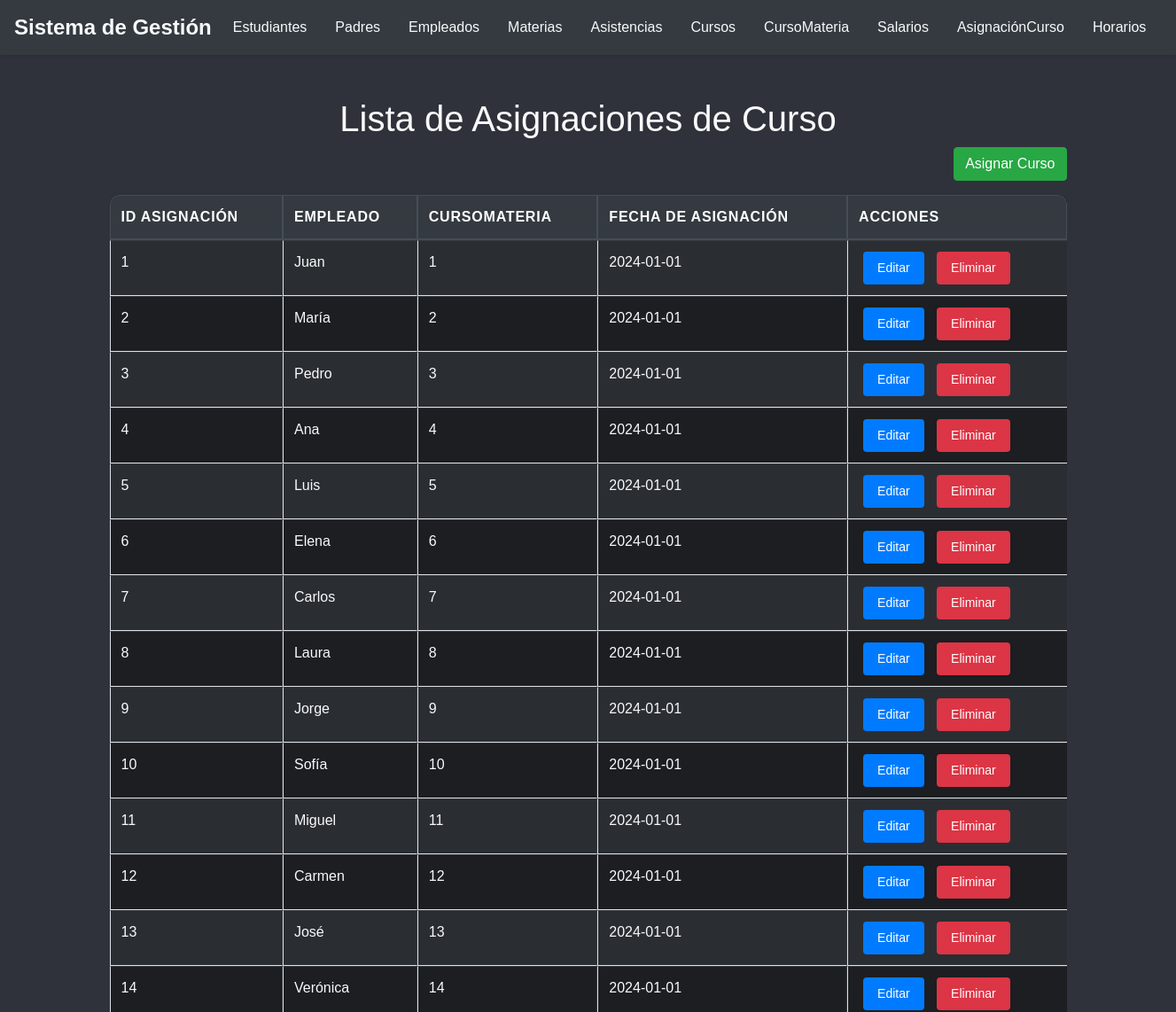
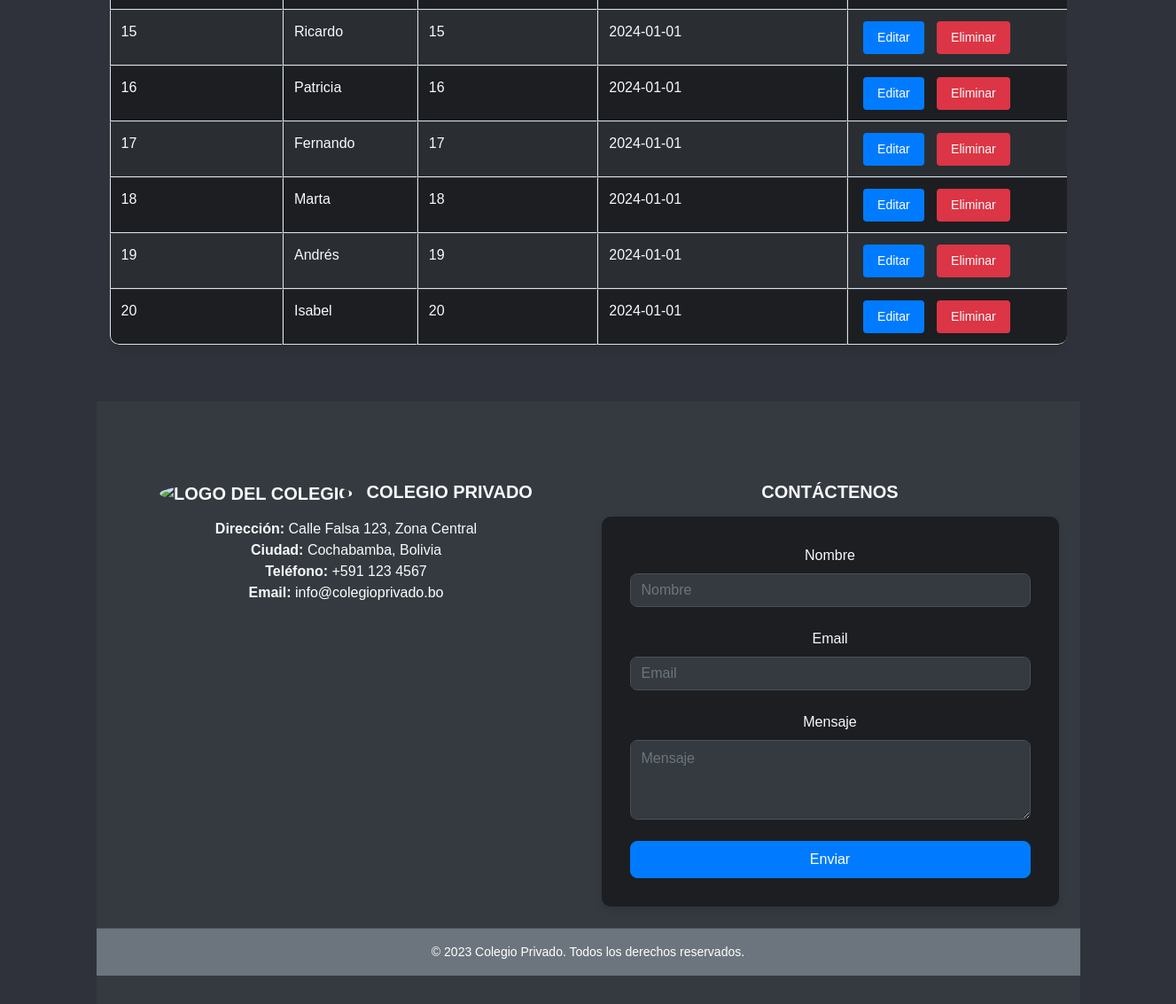
/asignaciondecurso/index.php, run on the app's committed database (2 pictures, top to bottom).
### tables this page shows
CREATE TABLE ASIGNACIONCURSO
(
    codAsignacion   INT AUTO_INCREMENT,
    fechaAsignacion DATE,
    codEmpleado     INT,
    codCursoMateria INT,
    CONSTRAINT PK_ASIGNACIONCURSO PRIMARY KEY (codAsignacion),
    CONSTRAINT FK_ASIGNACIONCURSO_EMPLEADO FOREIGN KEY (codEmpleado) REFERENCES EMPLEADO (codEmpleado),
    CONSTRAINT FK_ASIGNACIONCURSO_CURSOMATERIA FOREIGN KEY (codCursoMateria) REFERENCES CURSOMATERIA (codCursoMateria)
);

CREATE TABLE EMPLEADO
(
    codEmpleado      INT AUTO_INCREMENT,
    cedulaIdEmpleado VARCHAR(15)  NOT NULL,
    nombre           VARCHAR(45)  NOT NULL,
    apellido         VARCHAR(45)  NOT NULL,
    tipoEmpleado     VARCHAR(45)  NOT NULL,
    direccion        VARCHAR(100) NOT NULL,
    celular          VARCHAR(15),
    correo           VARCHAR(45),
    estado           VARCHAR(45),
    CONSTRAINT PK_EMPLEADO PRIMARY KEY (codEmpleado)
);

CREATE TABLE CURSOMATERIA
(
    codCursoMateria INT AUTO_INCREMENT,
    codCurso        INT,
    codMateria      INT,
    CONSTRAINT PK_CURSOMATERIA PRIMARY KEY (codCursoMateria),
    CONSTRAINT FK_CURSOMATERIA_CURSO FOREIGN KEY (codCurso) REFERENCES CURSO (codCurso),
    CONSTRAINT FK_CURSOMATERIA_MATERIA FOREIGN KEY (codMateria) REFERENCES MATERIA (codMateria)
);

### asignaciondecurso/index.php (the view, shortened to what this page needs)
<?php
include '../conexion.php';
include '../header.php';
?>
<div class="container-fluid">
    <h1 class="text-center mt-5 text-light">Lista de Asignaciones de Curso</h1>
    <div class="mb-3 text-right">
        <a href="anadir.php" class="btn btn-success">Asignar Curso</a>
    </div>
    <div class="table-responsive mt-3">
        <table class="table table-bordered table-striped w-100">
            <thead class="thead-dark">
                <tr>
                    <th>ID Asignación</th>
                    <th>Empleado</th>
                    <th>CursoMateria</th>
                    <th>Fecha de Asignación</th>
                    <th>Acciones</th>
                </tr>
            </thead>
            <tbody>
                <?php
                $sql = "SELECT ac.codAsignacion, e.nombre AS nombreEmpleado, cm.codCursoMateria, ac.fechaAsignacion
                        FROM ASIGNACIONCURSO ac
                        JOIN EMPLEADO e ON ac.codEmpleado = e.codEmpleado
                        JOIN CURSOMATERIA cm ON ac.codCursoMateria = cm.codCursoMateria";
                $result = $conexion->query($sql);
                if ($result->num_rows > 0) {
                    while($row = $result->fetch_assoc()) {
                        echo "<tr>
                                <td>" . $row["codAsignacion"]. "</td>
                                <td>" . $row["nombreEmpleado"]. "</td>
                                <td>" . $row["codCursoMateria"]. "</td>
                                <td>" . $row["fechaAsignacion"]. "</td>
                                <td>
                                    <a href='editar.php?id=".$row["codAsignacion"]."' class='btn btn-primary btn-sm'>Editar</a>
                                    <a href='eliminar.php?id=".$row["codAsignacion"]."' class='btn btn-danger btn-sm'>Eliminar</a>
                                </td>
                            </tr>";
                    }
                } else {
                    echo "<tr><td colspan='5' class='text-center'>No hay asignaciones de curso</td></tr>";
                }
                ?>
            </tbody>
        </table>
    </div>
</div>
<?php
include '../footer.php';
?>

### css/styles.css (style rules this page uses)
body { font-family: Arial, sans-serif; margin: 0; background-color: #2f323a; }
h1 { color: #343a40; }
.table { width: 100%; margin-bottom: 1rem; background-color: #1c1e22; color: #f8f9fa; border-collapse: separate; border-spacing: 0; border-radius: 10px; overflow: hidden; box-shadow: 0 4px 8px rgba(0, 0, 0, 0.1); }
.table thead th { vertical-align: bottom; border-bottom: 2px solid #343a40; background-color: #343a40; color: #f8f9fa; text-transform: uppercase; letter-spacing: 0.05em; transition: background-color 0.3s ease-in-out; padding: 0.75rem; }
.table thead th:first-child { border-top-left-radius: 10px; }
.table thead th:last-child { border-top-right-radius: 10px; }
.table tbody tr { transition: background-color 0.3s ease-in-out; }
.table td, .table th { padding: 0.75rem; vertical-align: top; border-top: 1px solid #343a40; }
.table td { border-right: 1px solid #343a40; }
.table td:last-child { border-right: none; }
.table tbody tr:last-child td:first-child { border-bottom-left-radius: 10px; }
.table tbody tr:last-child td:last-child { border-bottom-right-radius: 10px; }
.table .btn { margin: 0 5px; color: #fff; border: none; padding: 0.5rem 1rem; border-radius: 0.25rem; transition: background-color 0.3s ease-in-out; }
.table tbody tr:nth-of-type(odd) { background-color: #2a2e33; }
.btn-primary { color: #fff; background-color: #007bff; border-color: #007bff; padding: 0.5rem 1rem; border-radius: 0.5rem; transition: background-color 0.3s ease-in-out, border-color 0.3s ease-in-out; }

### data on the page
asignacioncurso: codAsignacion "1", codEmpleado.nombre "Juan", codCursoMateria.codCursoMateria "1", fechaAsignacion "2024-01-01"
asignacioncurso: codAsignacion "2", codEmpleado.nombre "María", codCursoMateria.codCursoMateria "2", fechaAsignacion "2024-01-01"
asignacioncurso: codAsignacion "3", codEmpleado.nombre "Pedro", codCursoMateria.codCursoMateria "3", fechaAsignacion "2024-01-01"
asignacioncurso: codAsignacion "4", codEmpleado.nombre "Ana", codCursoMateria.codCursoMateria "4", fechaAsignacion "2024-01-01"
asignacioncurso: codAsignacion "5", codEmpleado.nombre "Luis", codCursoMateria.codCursoMateria "5", fechaAsignacion "2024-01-01"
asignacioncurso: codAsignacion "6", codEmpleado.nombre "Elena", codCursoMateria.codCursoMateria "6", fechaAsignacion "2024-01-01"
asignacioncurso: codAsignacion "7", codEmpleado.nombre "Carlos", codCursoMateria.codCursoMateria "7", fechaAsignacion "2024-01-01"
asignacioncurso: codAsignacion "8", codEmpleado.nombre "Laura", codCursoMateria.codCursoMateria "8", fechaAsignacion "2024-01-01"
asignacioncurso: codAsignacion "9", codEmpleado.nombre "Jorge", codCursoMateria.codCursoMateria "9", fechaAsignacion "2024-01-01"
asignacioncurso: codAsignacion "10", codEmpleado.nombre "Sofía", codCursoMateria.codCursoMateria "10", fechaAsignacion "2024-01-01"
asignacioncurso: codAsignacion "11", codEmpleado.nombre "Miguel", codCursoMateria.codCursoMateria "11", fechaAsignacion "2024-01-01"
asignacioncurso: codAsignacion "12", codEmpleado.nombre "Carmen", codCursoMateria.codCursoMateria "12", fechaAsignacion "2024-01-01"
asignacioncurso: codAsignacion "13", codEmpleado.nombre "José", codCursoMateria.codCursoMateria "13", fechaAsignacion "2024-01-01"
asignacioncurso: codAsignacion "14", codEmpleado.nombre "Verónica", codCursoMateria.codCursoMateria "14", fechaAsignacion "2024-01-01"
asignacioncurso: codAsignacion "15", codEmpleado.nombre "Ricardo", codCursoMateria.codCursoMateria "15", fechaAsignacion "2024-01-01"
asignacioncurso: codAsignacion "16", codEmpleado.nombre "Patricia", codCursoMateria.codCursoMateria "16", fechaAsignacion "2024-01-01"
asignacioncurso: codAsignacion "17", codEmpleado.nombre "Fernando", codCursoMateria.codCursoMateria "17", fechaAsignacion "2024-01-01"
asignacioncurso: codAsignacion "18", codEmpleado.nombre "Marta", codCursoMateria.codCursoMateria "18", fechaAsignacion "2024-01-01"
asignacioncurso: codAsignacion "19", codEmpleado.nombre "Andrés", codCursoMateria.codCursoMateria "19", fechaAsignacion "2024-01-01"
asignacioncurso: codAsignacion "20", codEmpleado.nombre "Isabel", codCursoMateria.codCursoMateria "20", fechaAsignacion "2024-01-01"
